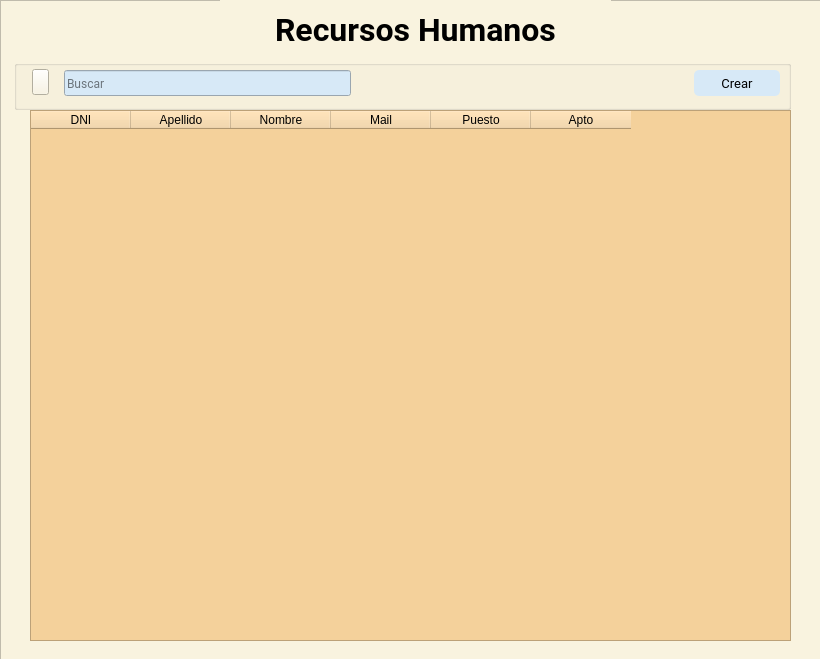
<?xml version="1.0" encoding="UTF-8"?>
<ui version="4.0">
 <class>MainWindow</class>
 <widget class="QMainWindow" name="MainWindow">
  <property name="geometry">
   <rect>
    <x>0</x>
    <y>0</y>
    <width>820</width>
    <height>659</height>
   </rect>
  </property>
  <property name="windowTitle">
   <string>MainWindow</string>
  </property>
  <widget class="QWidget" name="centralwidget">
   <widget class="QFrame" name="frame">
    <property name="geometry">
     <rect>
      <x>0</x>
      <y>0</y>
      <width>821</width>
      <height>661</height>
     </rect>
    </property>
    <property name="styleSheet">
     <string notr="true">background-color: rgb(249, 243, 223);</string>
    </property>
    <property name="frameShape">
     <enum>QFrame::StyledPanel</enum>
    </property>
    <property name="frameShadow">
     <enum>QFrame::Raised</enum>
    </property>
    <widget class="QGroupBox" name="groupBox_9">
     <property name="geometry">
      <rect>
       <x>0</x>
       <y>60</y>
       <width>791</width>
       <height>50</height>
      </rect>
     </property>
     <property name="minimumSize">
      <size>
       <width>0</width>
       <height>50</height>
      </size>
     </property>
     <property name="styleSheet">
      <string notr="true">margin-left: 14px</string>
     </property>
     <property name="title">
      <string/>
     </property>
     <widget class="QPushButton" name="buscar_btn">
      <property name="geometry">
       <rect>
        <x>18</x>
        <y>9</y>
        <width>31</width>
        <height>26</height>
       </rect>
      </property>
      <property name="minimumSize">
       <size>
        <width>0</width>
        <height>21</height>
       </size>
      </property>
      <property name="cursor">
       <cursorShape>PointingHandCursor</cursorShape>
      </property>
      <property name="text">
       <string/>
      </property>
      <property name="icon">
       <iconset resource="../buscar.qrc">
        <normaloff>:/cct/Buscar PNG.png</normaloff>:/cct/Buscar PNG.png</iconset>
      </property>
      <property name="iconSize">
       <size>
        <width>30</width>
        <height>30</height>
       </size>
      </property>
     </widget>
     <widget class="QLineEdit" name="Buscar_input">
      <property name="geometry">
       <rect>
        <x>50</x>
        <y>10</y>
        <width>301</width>
        <height>26</height>
       </rect>
      </property>
      <property name="minimumSize">
       <size>
        <width>0</width>
        <height>20</height>
       </size>
      </property>
      <property name="styleSheet">
       <string notr="true">font-family: Roboto;
background-color: #D7E9F7
</string>
      </property>
      <property name="text">
       <string/>
      </property>
      <property name="placeholderText">
       <string>Buscar </string>
      </property>
     </widget>
     <widget class="QPushButton" name="crear_btn">
      <property name="geometry">
       <rect>
        <x>680</x>
        <y>10</y>
        <width>100</width>
        <height>26</height>
       </rect>
      </property>
      <property name="font">
       <font>
        <family>Roboto</family>
        <pointsize>-1</pointsize>
       </font>
      </property>
      <property name="cursor">
       <cursorShape>PointingHandCursor</cursorShape>
      </property>
      <property name="styleSheet">
       <string notr="true">QPushButton{
background-color: #D7E9F7;
border-radius:5px;
font-family:Roboto;
font-size: 13px

}
QPushButton:hover{
background-color: rgba(71, 71, 103,180);
}</string>
      </property>
      <property name="text">
       <string>Crear</string>
      </property>
     </widget>
    </widget>
    <widget class="QLabel" name="label_titulo">
     <property name="geometry">
      <rect>
       <x>220</x>
       <y>0</y>
       <width>391</width>
       <height>61</height>
      </rect>
     </property>
     <property name="layoutDirection">
      <enum>Qt::LeftToRight</enum>
     </property>
     <property name="styleSheet">
      <string notr="true">font-family: Roboto;</string>
     </property>
     <property name="text">
      <string>&lt;html&gt;&lt;head/&gt;&lt;body&gt;&lt;p align=&quot;center&quot;&gt;&lt;span style=&quot; font-size:24pt; font-weight:600;&quot;&gt;Recursos Humanos&lt;/span&gt;&lt;/p&gt;&lt;/body&gt;&lt;/html&gt;</string>
     </property>
    </widget>
    <widget class="QTableWidget" name="table">
     <property name="geometry">
      <rect>
       <x>30</x>
       <y>110</y>
       <width>761</width>
       <height>531</height>
      </rect>
     </property>
     <property name="styleSheet">
      <string notr="true">background-color: #F4D19B</string>
     </property>
     <column>
      <property name="text">
       <string>DNI</string>
      </property>
      <property name="background">
       <color>
        <red>253</red>
        <green>252</green>
        <blue>229</blue>
       </color>
      </property>
     </column>
     <column>
      <property name="text">
       <string>Apellido</string>
      </property>
      <property name="background">
       <color>
        <red>253</red>
        <green>252</green>
        <blue>229</blue>
       </color>
      </property>
     </column>
     <column>
      <property name="text">
       <string>Nombre</string>
      </property>
      <property name="background">
       <color>
        <red>253</red>
        <green>252</green>
        <blue>229</blue>
       </color>
      </property>
     </column>
     <column>
      <property name="text">
       <string>Mail</string>
      </property>
      <property name="background">
       <color>
        <red>253</red>
        <green>252</green>
        <blue>229</blue>
       </color>
      </property>
     </column>
     <column>
      <property name="text">
       <string>Puesto</string>
      </property>
      <property name="background">
       <color>
        <red>253</red>
        <green>252</green>
        <blue>229</blue>
       </color>
      </property>
     </column>
     <column>
      <property name="text">
       <string>Apto</string>
      </property>
      <property name="background">
       <color>
        <red>253</red>
        <green>252</green>
        <blue>229</blue>
       </color>
      </property>
      <property name="foreground">
       <brush brushstyle="SolidPattern">
        <color alpha="255">
         <red>0</red>
         <green>0</green>
         <blue>0</blue>
        </color>
       </brush>
      </property>
     </column>
    </widget>
   </widget>
  </widget>
 </widget>
 <resources>
  <include location="../buscar.qrc"/>
 </resources>
 <connections/>
</ui>
